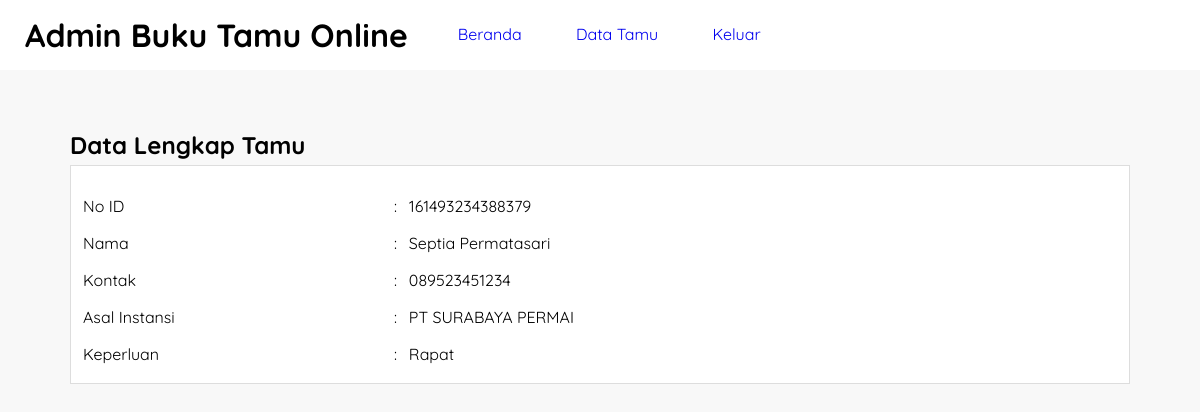
The app's page /detail-tamu.php?id=161493234388379 (signed in) with its own data.
### tables this page shows
CREATE TABLE `tb_bukutamu` (
  `id_tamu` varchar(25) NOT NULL,
  `tanggal` datetime NOT NULL,
  `nama` varchar(50) NOT NULL,
  `kontak` varchar(50) NOT NULL,
  `asal_instansi` varchar(100) NOT NULL,
  `keperluan` text NOT NULL,
  `foto` varchar(50) NOT NULL
);

### detail-tamu.php (the view, shortened to what this page needs)
<?php
	include 'koneksi.php';
	$tamu = mysqli_query($conn, "SELECT * FROM tb_bukutamu WHERE id_tamu = '".$_GET['id']."' ");
	$p = mysqli_fetch_object($tamu);
?>
<!DOCTYPE html>
<html>
<head>
	<link rel="stylesheet" type="text/css" href="css/gaya.css">
</head>
<body>
	<header>
		<h1>Admin Buku Tamu Online</h1>
		<ul>
			<li><a href="hal-admin.php">Beranda</a></li>
			<li><a href="data-tamu.php">Data Tamu</a></li>
			<li><a href="keluar.php">Keluar</a></li>
		</ul>
	</header>
	<section class="content">
		<h2>Data Lengkap Tamu</h2>
		<div class="box">
			<table class="table-data" border="0">
				<tr>
					<td>No ID</td>
					<td>:</td>
					<td><?php echo $p->id_tamu ?></td>
				</tr>
				<tr>
					<td>Nama</td>
					<td>:</td>
					<td><?php echo $p->nama ?></td>
				</tr>
				<tr>
					<td>Kontak</td>
					<td>:</td>
					<td><?php echo $p->kontak ?></td>
				</tr>
				<tr>
					<td>Asal Instansi</td>
					<td>:</td>
					<td><?php echo $p->asal_instansi ?></td>
				</tr>
				<tr>
					<td>Keperluan</td>
					<td>:</td>
					<td><?php echo $p->keperluan ?></td>
				</tr>
			</table>
		</div>
	</section>
</body>
</html>

### css/gaya.css (style rules this page uses)
* { margin:0; padding: 0; font-family: 'Quicksand', sans-serif; }
body { background-color: #f8f8f8; }
.box { background-color: #fff; border: 1px solid #ddd; padding: 10px; box-sizing: border-box; margin: 5px 0 25px; }
.table-data { width: 100%; margin-top: 10px; }
.table-data tr { height: 35px; }
.table-data tr td:nth-child(1) { width: 30%; }
header { background-color: #fff; }
header::after { content: ''; display: block; clear: both; }
header h1 { padding: 15px 25px; display: inline-block; float: left; }
header ul { float: left; }
header ul li { padding: 24px 25px; display: inline-block; }
a { text-decoration: none; }
.content { width: 90%; padding: 10px; box-sizing: border-box; margin: 50px auto; }

### records on screen
tb_bukutamu: id_tamu "161493234388379", nama "Septia Permatasari", kontak "089523451234", asal_instansi "PT SURABAYA PERMAI", keperluan "Rapat"
